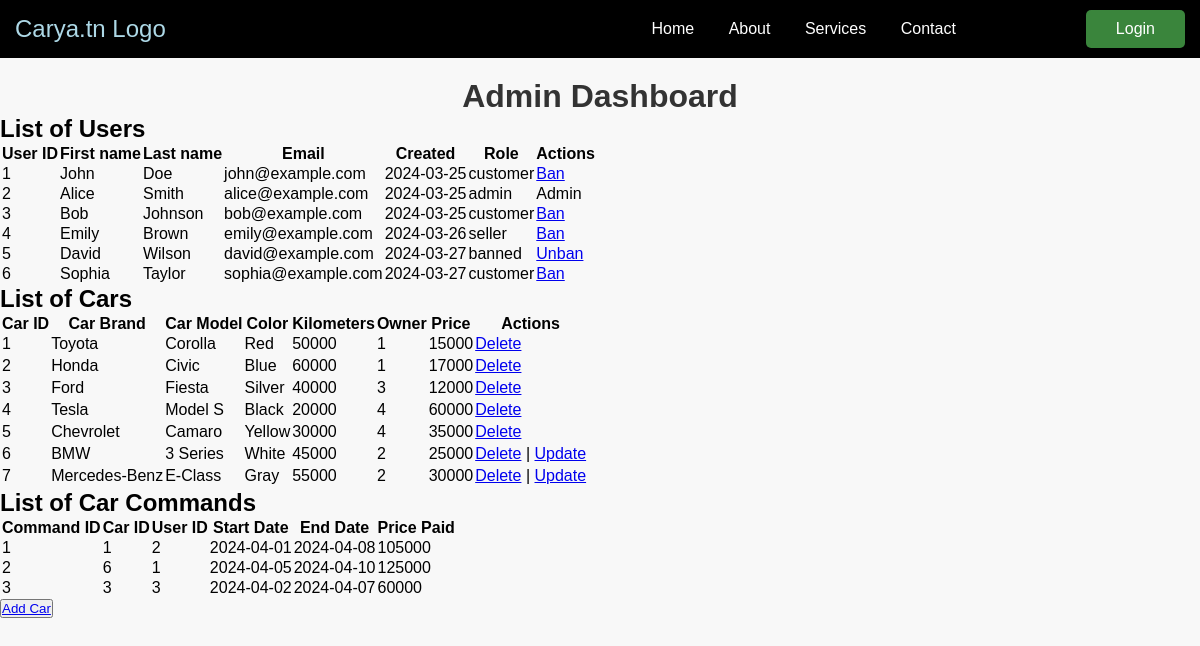
Screenshot of /PHP/admin_dashboard/index.php (signed in) with the database file from the repository.
### tables this page shows
CREATE TABLE users (
    id INT AUTO_INCREMENT PRIMARY KEY,
    firstName VARCHAR(30),
    lastName VARCHAR(30),
    password CHAR(255),
    email VARCHAR(50),
    creation_date DATE DEFAULT CURRENT_DATE,
    role VARCHAR(30)
);

CREATE TABLE cars (
    id INT AUTO_INCREMENT PRIMARY KEY,
    brand VARCHAR(50),
    model VARCHAR(50),
    color VARCHAR(20),
    image CHAR(255),
    km INT,
    price DECIMAL,
    owner_id INT
);

CREATE TABLE command (
    command_id INT AUTO_INCREMENT PRIMARY KEY,
    car_id INT,
    user_id INT,
    rental_date DATE,
    start_date DATE,
    end_date DATE,
    rental_period INT
);

### PHP/admin_dashboard/car_list.php (the view, shortened to what this page needs)
<section>
    <h2>List of Cars</h2>
    <table>
        <thead>
            <tr>
                <th>Car ID</th>
                <th>Car Brand</th>
                <th>Car Model</th>
                <th>Color</th>
                <th>Kilometers</th>
                <th>Owner</th>
                <th>Price</th>
                <th>Actions</th>
            </tr>
        </thead>
        <tbody>
            <?php
            $sql = "SELECT * FROM cars";
            $cars = mysqli_query($conn, $sql);
            foreach ($cars as $car) {
                echo "<tr onclick=\"toggleCarImage({$car['id']})\">";
                echo "<td>{$car['id']}</td>";
                echo "<td>{$car['brand']}</td>";
                echo "<td>{$car['model']}</td>";
                echo "<td>{$car['color']}</td>";
                echo "<td>{$car['km']}</td>";
                echo "<td>{$car['owner_id']}</td>";
                echo "<td>{$car['price']}</td>";
                echo "<td><a href=\"http://localhost/Mini-PHP-Project/PHP/delete_car.php?id={$car['id']}\">Delete</a>";
                if ($car['owner_id'] == $_SESSION['user_id']) {
                    echo " | <a href=\"../update_car.php?id={$car['id']}\">Update</a>";
                }
                echo "</td>";
                echo "</tr>";
            }
            ?>
        </tbody>
    </table>
</section>

### HTML/navbar.php (shortened to what this page needs)
<nav class="navbar">
    <div class="container">
        <div class="navbar-brand">
            <a href="http://localhost/Mini-PHP-Project/">Carya.tn Logo</a>
        </div>
        <div class="navbar-menu">
            <ul>
                <div class="basics">
                    <li><a href="http://localhost/Mini-PHP-Project/">Home</a></li>
                    <li><a href="http://localhost/Mini-PHP-Project/HTML/about.php">About</a></li>
                    <li class="dropdown">
                        <a href="#" class="dropdown-toggle">Services</a>
                    </li>
                    <li><a href="http://localhost/Mini-PHP-Project/HTML/contact.php">Contact</a></li>
                </div>
                <li class="login-button"><a href="http://localhost/Mini-PHP-Project/HTML/login.php">Login</a></li>
            </ul>
        </div>
    </div>
</nav>

### PHP/admin_dashboard/index.php (shortened to what this page needs)
<?php
    include '../../HTML/navbar.php';
?>
<?php
    include('../connect.php');
?>
<!DOCTYPE html>
<html lang="en">
<head>
    <link rel="stylesheet" href="http://localhost/Mini-PHP-Project/CSS/style.css">
</head>
<body>
    <h1>Admin Dashboard</h1>
    <?php include 'user_list.php'; ?>
    <?php include 'car_list.php'; ?>
    <?php include 'command_list.php'; ?>
    <button><a href="http://localhost/Mini-PHP-Project/PHP/add_car.php">Add Car</a></button>
</body>
</html>

### PHP/admin_dashboard/user_list.php
<section>
    <h2>List of Users</h2>
    <table>
        <thead>
            <tr>
                <th>User ID</th>
                <th>First name</th>
                <th>Last name</th>
                <th>Email</th>
                <th>Created</th>
                <th>Role</th>
                <th>Actions</th>
            </tr>
        </thead>
        <tbody>
            <?php
            $sql = "SELECT * FROM users";
            $users = mysqli_query($conn, $sql);
            foreach ($users as $user) {
                echo "<tr>";
                echo "<td>{$user['id']}</td>";
                echo "<td>{$user['firstName']}</td>";
                echo "<td>{$user['lastName']}</td>";
                echo "<td>{$user['email']}</td>";
                echo "<td>{$user['creation_date']}</td>";
                echo "<td>{$user['role']}</td>";
                if ($user['role'] == 'banned') {
                    echo "<td><a href=\"requests/unban_user.php?id={$user['id']}\">Unban</a></td>";
                }
                else if ($user['role'] == 'admin') {
                    echo "<td>Admin</td>";
                }
                else {
                    echo "<td><a href=\"requests/ban_user.php?id={$user['id']}\">Ban</a></td>";
                }
                echo "</tr>";
            }
            ?>
        </tbody>
    </table>
</section>

### PHP/admin_dashboard/command_list.php
<section>
    <h2>List of Car Commands</h2>
    <table>
        <thead>
            <tr>
                <th>Command ID</th>
                <th>Car ID</th>
                <th>User ID</th>
                <th>Start Date</th>
                <th>End Date</th>
                <th>Price Paid</th>
            </tr>
        </thead>
        <tbody>
            <?php
            $sql = "SELECT * FROM command";
            $car_commands = mysqli_query($conn, $sql);
            foreach ($car_commands as $command) {
                $start_date = $command['start_date'];
                $duration = $command['rental_period'];
                $end_date = date('Y-m-d', strtotime($start_date . ' + ' . $duration . ' days'));
                $sql_car = "SELECT * FROM cars WHERE id={$command['car_id']}";
                $car = mysqli_query($conn, $sql_car);
                $car = mysqli_fetch_assoc($car);
                $price = $car['price'];
                echo "<tr>";
                echo "<td>{$command['command_id']}</td>";
                echo "<td class='car-info' data-car-id='{$command['car_id']}'>{$command['car_id']}</td>";
                echo "<td class='user-info' data-user-id='{$command['user_id']}'>{$command['user_id']}</td>";
                echo "<td>{$start_date}</td>";
                echo "<td>{$end_date}</td>";
                $price_paid = $price * $duration;
                echo "<td>{$price_paid}</td>";
                echo "</tr>";
            }
            ?>
        </tbody>
    </table>
</section>

### CSS/style.css (style rules this page uses)
body { font-family: Roboto, sans-serif; margin: 0; padding: 0; background-color: rgba(245, 245, 245, 0.649); }
h1 { text-align: center; color: #333; margin-top: 20px; }
.navbar { background-color: black; color: #fff; padding: 10px 0; }
.navbar .container { display: flex; justify-content: space-between; align-items: center; }
.navbar-brand a { flex: 1; margin-left: 15px; color: lightblue; font-size: 24px; text-decoration: none; }
.navbar-menu ul { list-style-type: none; margin: 0; padding: 0; margin-right: 15px; display: flex; align-items: center; }
.navbar-menu ul li { display: inline; margin-left: 10px; }
.navbar-menu ul li a { color: #fff; text-decoration: none; padding: 10px; }
.basics { flex: 1; }
.navbar-menu .login-button { margin-left: 120px; background-color: #4caf4fc3; border-radius: 5px; padding: 10px 20px; color: white; text-decoration: none; }
.navbar-menu ul .dropdown { position: relative; display: inline-block; }
* { margin: 0; padding: 0; box-sizing: border-box; font-family: 'poppins',sans-serif; }

### rows the page displays
users: id "1", firstName "John", lastName "Doe", email "john@example.com", creation_date "2024-03-25", role "customer"
users: id "2", firstName "Alice", lastName "Smith", email "alice@example.com", creation_date "2024-03-25", role "admin", shows "Admin"
users: id "3", firstName "Bob", lastName "Johnson", email "bob@example.com", creation_date "2024-03-25", role "customer"
users: id "4", firstName "Emily", lastName "Brown", email "emily@example.com", creation_date "2024-03-26", role "seller"
users: id "5", firstName "David", lastName "Wilson", email "david@example.com", creation_date "2024-03-27", role "banned"
users: id "6", firstName "Sophia", lastName "Taylor", email "sophia@example.com", creation_date "2024-03-27", role "customer"
cars: id "1", brand "Toyota", model "Corolla", color "Red", km "50000", owner "1", price "15000"
cars: id "2", brand "Honda", model "Civic", color "Blue", km "60000", owner "1", price "17000"
cars: id "3", brand "Ford", model "Fiesta", color "Silver", km "40000", owner "3", price "12000"
cars: id "4", brand "Tesla", model "Model S", color "Black", km "20000", owner "4", price "60000"
cars: id "5", brand "Chevrolet", model "Camaro", color "Yellow", km "30000", owner "4", price "35000"
cars: id "6", brand "BMW", model "3 Series", color "White", km "45000", owner "2", price "25000"
cars: id "7", brand "Mercedes-Benz", model "E-Class", color "Gray", km "55000", owner "2", price "30000"
command: command_id "1", car "1", user "2", start_date "2024-04-01", end_date "2024-04-08", price_paid "105000"
command: command_id "2", car "6", user "1", start_date "2024-04-05", end_date "2024-04-10", price_paid "125000"
command: command_id "3", car "3", user "3", start_date "2024-04-02", end_date "2024-04-07", price_paid "60000"
